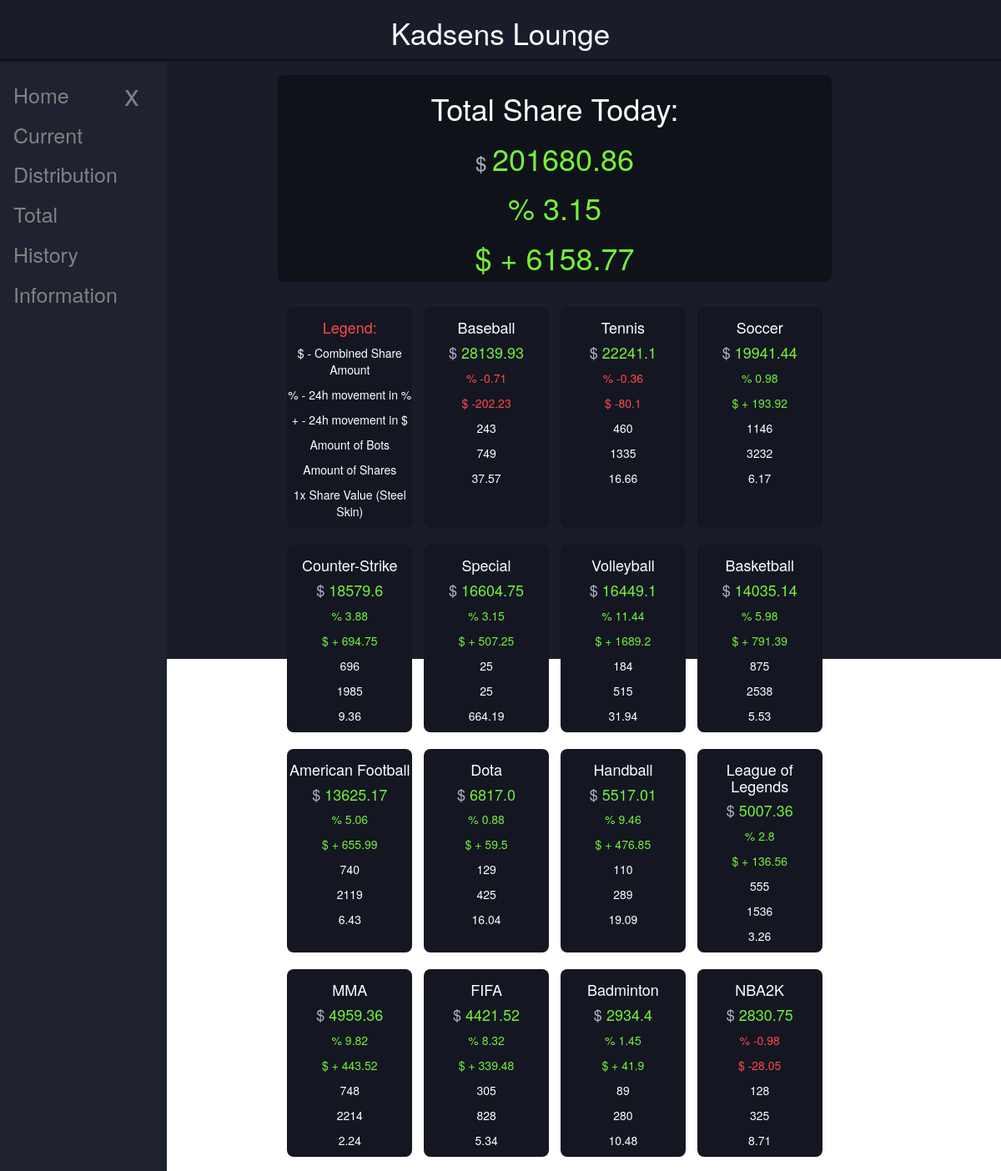
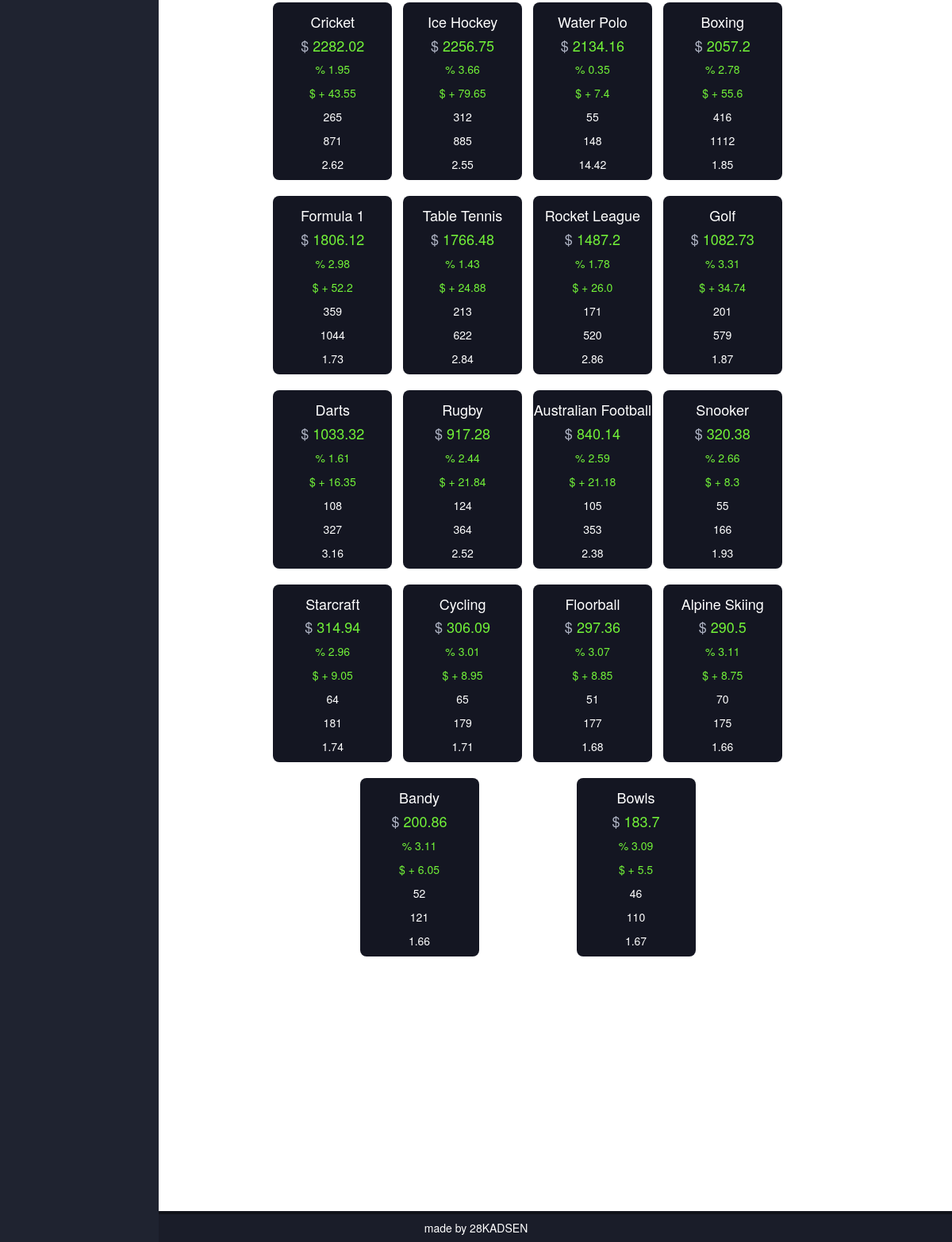
Screenshot of /share_today with the database file from the repository (2 pictures, top to bottom).
### my_project/models.py (models this page shows)
class SportsShare(db.Model):
    id = db.Column(db.Integer, primary_key=True)
    sport = db.Column(db.String)
    combined_share_value = db.Column(db.Float)
    base_share_value = db.Column(db.Float)
    share_quantity = db.Column(db.Integer)
    bots_quantity = db.Column(db.Integer)
    date = db.Column(db.Date)

### my_project/routes/sports_share.py (the view)
@app.route("/share_today")
def share_today():
    today1 = datetime.today()
    today = today1.strftime('%Y-%m-%d')
    yesterday1 = datetime.now() - timedelta(days=1)
    yesterday = yesterday1.strftime('%Y-%m-%d')
    share_data_today = SportsShare.query.filter(SportsShare.date == today).order_by(SportsShare.combined_share_value.desc()).all()
    share_data_yesterday = SportsShare.query.filter(SportsShare.date == yesterday).order_by(SportsShare.combined_share_value.desc()).all()
    change_in_dollar = {}
    change_in_percentage = {}
    base_share_value = {}
    share_quantity = {}
    bots_quantity = {}
    for today,yesterday in zip(share_data_today, share_data_yesterday):
        sport = today.sport
        change_value = today.combined_share_value -yesterday.combined_share_value
        change_percent = ((today.combined_share_value - yesterday.combined_share_value) / yesterday.combined_share_value) * 100
        change_in_percentage[sport] = round(change_percent, 2)
        change_in_dollar[sport] = round(change_value, 2)
        base_share_value[sport] = today.base_share_value
        share_quantity[sport] = today.share_quantity
        bots_quantity[sport] = today.bots_quantity
    return render_template("share_today.html", page_title="Share Today", share_data_today=share_data_today, change_in_percentage=change_in_percentage, change_in_dollar=change_in_dollar, base_share_value=base_share_value, share_quantity=share_quantity, bots_quantity=bots_quantity)

### my_project/templates/share_today.html (shortened to what this page needs)
{% extends "base.html" %}
{% block content %}
<link rel="stylesheet" href="..//static/share_today.css">
<section>
   <div class="content-container">
      <div class="sport-container">
         {% for x in share_data_today %}
            {% if x.sport == "total" %}
               <div class="total">
                  <h1>Total Share Today:</h1>
                  <h1 class="money"><span style="color:#B1B6C6; font-size: 24px; vertical-align: middle;" >$ </span>{{'%0.2f'| format(x.combined_share_value|float)}}</h1>
                  {% if change_in_percentage[x.sport] < 0 %}
                     <h1><span style="color: #FF4949;">% {{ change_in_percentage[x.sport] }}</span></h1>
                     <h1><span style="color: #FF4949;">$ {{ change_in_dollar[x.sport] }}</span></h1>
                  {% elif change_in_percentage[x.sport]  == 0 %}
                     <h1><span>% {{ change_in_percentage[x.sport] }}</span></h1>
                     <h1><span> - {{ change_in_dollar[x.sport] }}</span></h1>
                  {% else %}
                     <h1><span style="color: rgb(114, 242, 56);">% {{ change_in_percentage[x.sport] }}</span></h1>
                     <h1><span style="color: rgb(114, 242, 56);">$ + {{ change_in_dollar[x.sport] }}</span></h1>
                  {% endif %}
               </div>
            {% endif %}
         {% endfor %}
         <div class="sport">
            <h4 style="color: #FF4949;"> Legend:</h4>
            <p>$ - Combined Share Amount</p>
            <p>% - 24h movement in %</p>
            <p>+ - 24h movement in $</p>
            <p>Amount of Bots</p>
            <p>Amount of Shares</p>
            <p>1x Share Value (Steel Skin)</p>
         </div>
         {% for x in share_data_today %}
            {% if x.sport != "total" %}
            <div class="sport">
               <span>
                  <h4>{{ x.sport }}</h4>
                  <h4 class="money"><span style="color:#B1B6C6;">$ </span> {{ x.combined_share_value }}</h4>
                  {% if change_in_percentage[x.sport] < 0 %}
                     <p><span style="color: #FF4949;">% {{ change_in_percentage[x.sport] }}</span></p>
                     <p><span style="color: #FF4949;">$ {{ change_in_dollar[x.sport] }}</span></p>
                  {% elif change_in_percentage[x.sport] == 0 %}
                     <p><span>% {{ change_in_percentage[x.sport] }}</span></p>
                     <p><span> - {{ change_in_dollar[x.sport] }}</span></p>
                  {% else %}
                     <p><span style="color: rgb(114, 242, 56);">% {{ change_in_percentage[x.sport] }}</span></p>
                     <p><span style="color: rgb(114, 242, 56);">$ + {{ change_in_dollar[x.sport] }}</span></p>
                  {% endif %}
                  <p>{{ bots_quantity[x.sport] }}</p>
                  <p>{{ share_quantity[x.sport] }}</p>
                  <p>{{ base_share_value[x.sport] }}</p>
               </span>
            </div>
            {% endif %}
         {% endfor %}
      </div>
   </div>
</section>
{% endblock %}

### my_project/templates/base.html (shortened to what this page needs)
<!DOCTYPE html>
<html lang="en">
<head>
    <link rel="stylesheet" href="../static/base.css">
</head>
<body>
  <header>
    <div class="top-bar">
      <h1>Kadsens Lounge</h1>
    </div>
    <button class="openbtn" id="openbtn" onclick="openNav()">☰</button>
    <div class="sidenav" id="sidenav">
      <a href="javascript:void(0)" class="closebtn" onclick="closeNav()">x</a>
      <a href="{{ url_for('landing_page') }}">Home</a>
      <a href="{{ url_for('share_today') }}">Current</a>
      <a href="{{ url_for('share_distribution') }}">Distribution</a>
      <a href="{{ url_for('share_total') }}">Total</a>
      <a href="{{ url_for('share_history') }}">History</a>
      <a href="#">Information</a>
    </div>
  </header>
  <main>
        {% block content%}
        {% endblock %}
  </main>
</body>
<div class="footer">
  <h5>made by 28KADSEN</h5>
</div>
<link rel="stylesheet" href="https://cdn.jsdelivr.net/npm/bootstrap@3.4.1/dist/css/bootstrap.min.css">
</html>

### my_project/static/base.css (style rules this page uses)
body, html { min-height: 100%; margin: 0; padding: 0; background-color: #1A1D29; margin-bottom: 100px; }
main { min-height: 100%; width: 100%; padding-top: 70px; padding-right: 10%; background-color: rgb(26, 29, 41); }
.top-bar { color: rgb(255,255,255); text-align: center; width: 100%; height: 70px; position: fixed; top: 0; left: 0; background-color: rgb(26, 29, 41); -webkit-box-shadow: 0px 4px 0px 0px #11131A; box-shadow: 0px 4px 0px 0px #11131A; z-index: 5; }
.top-bar h1 { font-size: 2.5em; }
.sidenav { height: 100%; width: 250px; max-width: 200px; position: fixed; z-index: 1; top: 0; left: 0; background-color: #1F2330; overflow-x: hidden; padding-top: 20px; margin-top: 70px; transition: 0.5s; }
.sidenav a { padding: 6px 8px 6px 16px; text-decoration: none; font-size: 25px; color: #818181; display: block; transition: 0.3s; }
.sidenav .closebtn { position: absolute; top: 10px; right: 25px; font-size: 36px; }
.openbtn { position: fixed; left: 0px; top: 80px; font-size: 20px; cursor: pointer; background-color: #1F2330; color: white; padding: 10px 15px; border: none; }
@media screen and (min-width: 800px) { main { padding-left: 250px; } }
@media screen and (min-width: 800px) { .sidenav { width: 250px; } }
.footer { position: fixed; left: 0; bottom: 0; width: 100%; background-color: rgb(26, 29, 41); box-shadow: 0px -4px 0px 0px #11131a; color: white; text-align: center; }

### my_project/static/share_today.css (style rules this page uses)
.content-container { margin: 20px auto 50px auto; width: 80%; height: 700px; }
.total { width: 100%; background-color: #10121A; color: white; margin: auto; border-radius: 8px; text-align: center; margin-bottom: 20px; }
.sport-container { padding-bottom: 50px; width: 100%; display: flex; flex-wrap: wrap; justify-content: space-evenly; }
.sport { margin: 10px 2.5px 10px 2.5px; padding: 5px 0 0 0; background-color: #141622; color: rgb(255,255,255); width: 20%; min-width: 150px; border-radius: 8px; text-align: center; }
.money { color: rgb(114, 242, 56);; }

### rows the page displays
SportsShare: combined_share_value "201680.86", sport "3.15", sport "6158.77"
SportsShare: sport "Baseball", combined_share_value "28139.93", sport "-0.71", sport "-202.23", sport "243", sport+share_quantity "749", sport+base_share_value "37.57"
SportsShare: sport "Tennis", combined_share_value "22241.1", sport "-0.36", sport "-80.1", sport+bots_quantity "460", sport+share_quantity "1335", sport+base_share_value "16.66"
SportsShare: sport "Soccer", combined_share_value "19941.44", sport "0.98", sport "193.92", sport+bots_quantity "1146", sport+share_quantity "3232", sport+base_share_value "6.17"
SportsShare: sport "Counter-Strike", combined_share_value "18579.6", sport "3.88", sport "694.75", sport+bots_quantity "696", sport+share_quantity "1985", sport+base_share_value "9.36"
SportsShare: sport "Special", combined_share_value "16604.75", sport "3.15", sport "507.25", sport "25", sport+base_share_value "664.19"
SportsShare: sport "Volleyball", combined_share_value "16449.1", sport "11.44", sport "1689.2", sport "184", sport+share_quantity "515", sport+base_share_value "31.94"
SportsShare: sport "Basketball", combined_share_value "14035.14", sport "5.98", sport "791.39", sport+bots_quantity "875", sport+share_quantity "2538", sport+base_share_value "5.53"
SportsShare: sport "American Football", combined_share_value "13625.17", sport "5.06", sport "655.99", sport+bots_quantity "740", sport+share_quantity "2119", sport+base_share_value "6.43"
SportsShare: sport "Dota", combined_share_value "6817.0", sport "0.88", sport "59.5", sport "129", sport+share_quantity "425", sport+base_share_value "16.04"
SportsShare: sport "Handball", combined_share_value "5517.01", sport "9.46", sport "476.85", sport "110", sport+share_quantity "289", sport+base_share_value "19.09"
SportsShare: sport "League of Legends", combined_share_value "5007.36", sport "2.8", sport "136.56", sport+bots_quantity "555", sport+share_quantity "1536", sport+base_share_value "3.26"
SportsShare: sport "MMA", combined_share_value "4959.36", sport "9.82", sport "443.52", sport+bots_quantity "748", sport+share_quantity "2214", sport+base_share_value "2.24"
SportsShare: sport "FIFA", combined_share_value "4421.52", sport "8.32", sport "339.48", sport+bots_quantity "305", sport+share_quantity "828", sport+base_share_value "5.34"
SportsShare: sport "Badminton", combined_share_value "2934.4", sport "1.45", sport "41.9", sport "89", sport+share_quantity "280", sport+base_share_value "10.48"
SportsShare: sport "NBA2K", combined_share_value "2830.75", sport "-0.98", sport "-28.05", sport "128", sport+share_quantity "325", sport+base_share_value "8.71"
SportsShare: sport "Cricket", combined_share_value "2282.02", sport "1.95", sport "43.55", sport+bots_quantity "265", sport+share_quantity "871", sport+base_share_value "2.62"
SportsShare: sport "Ice Hockey", combined_share_value "2256.75", sport "3.66", sport "79.65", sport+bots_quantity "312", sport+share_quantity "885", sport+base_share_value "2.55"
SportsShare: sport "Water Polo", combined_share_value "2134.16", sport "0.35", sport "7.4", sport "55", sport "148", sport+base_share_value "14.42"
SportsShare: sport "Boxing", combined_share_value "2057.2", sport "2.78", sport "55.6", sport+bots_quantity "416", sport+share_quantity "1112", sport+base_share_value "1.85"
SportsShare: sport "Formula 1", combined_share_value "1806.12", sport "2.98", sport "52.2", sport+bots_quantity "359", sport+share_quantity "1044", sport+base_share_value "1.73"
SportsShare: sport "Table Tennis", combined_share_value "1766.48", sport "1.43", sport "24.88", sport "213", sport+share_quantity "622", sport+base_share_value "2.84"
SportsShare: sport "Rocket League", combined_share_value "1487.2", sport "1.78", sport "26.0", sport "171", sport+share_quantity "520", sport+base_share_value "2.86"
SportsShare: sport "Golf", combined_share_value "1082.73", sport "3.31", sport "34.74", sport "201", sport+share_quantity "579", sport+base_share_value "1.87"
SportsShare: sport "Darts", combined_share_value "1033.32", sport "1.61", sport "16.35", sport "108", sport+share_quantity "327", sport+base_share_value "3.16"
SportsShare: sport "Rugby", combined_share_value "917.28", sport "2.44", sport "21.84", sport "124", sport+share_quantity "364", sport+base_share_value "2.52"
SportsShare: sport "Australian Football", combined_share_value "840.14", sport "2.59", sport "21.18", sport "105", sport+share_quantity "353", sport+base_share_value "2.38"
SportsShare: sport "Snooker", combined_share_value "320.38", sport "2.66", sport "8.3", sport "55", sport "166", sport+base_share_value "1.93"
SportsShare: sport "Starcraft", combined_share_value "314.94", sport "2.96", sport "9.05", sport "64", sport "181", sport+base_share_value "1.74"
SportsShare: sport "Cycling", combined_share_value "306.09", sport "3.01", sport "8.95", sport "65", sport "179", sport+base_share_value "1.71"
SportsShare: sport "Floorball", combined_share_value "297.36", sport "3.07", sport "8.85", sport "51", sport "177", sport+base_share_value "1.68"
SportsShare: sport "Alpine Skiing", combined_share_value "290.5", sport "3.11", sport "8.75", sport "70", sport "175", sport+base_share_value "1.66"
SportsShare: sport "Bandy", combined_share_value "200.86", sport "3.11", sport "6.05", sport "52", sport "121", sport+base_share_value "1.66"
SportsShare: sport "Bowls", combined_share_value "183.7", sport "3.09", sport "5.5", sport "46", sport "110", sport+base_share_value "1.67"
